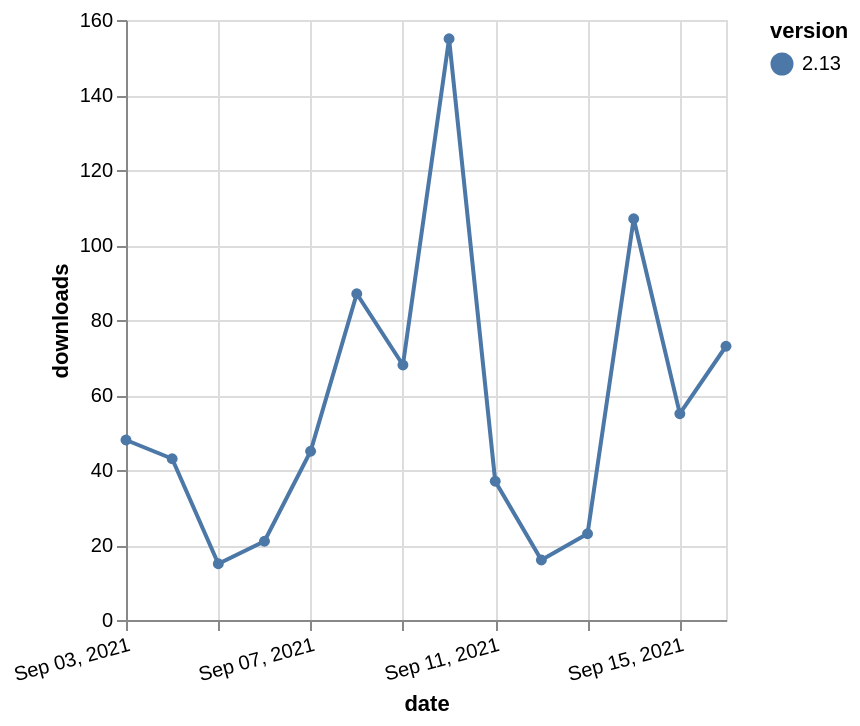

Express this chart as Vega-Lite.
### Vega-Lite specification from a JSON file in a GitHub repository (floating-point values rounded to 4 significant figures)
{"$schema": "https://vega.github.io/schema/vega-lite/v5.json", "description": "A simple bar chart with embedded data.", "data": {"values": [{"date": "2021-09-03", "total": 65074, "delta": 48, "version": "2.13"}, {"date": "2021-09-04", "total": 65117, "delta": 43, "version": "2.13"}, {"date": "2021-09-05", "total": 65132, "delta": 15, "version": "2.13"}, {"date": "2021-09-06", "total": 65153, "delta": 21, "version": "2.13"}, {"date": "2021-09-07", "total": 65198, "delta": 45, "version": "2.13"}, {"date": "2021-09-08", "total": 65285, "delta": 87, "version": "2.13"}, {"date": "2021-09-09", "total": 65353, "delta": 68, "version": "2.13"}, {"date": "2021-09-10", "total": 65508, "delta": 155, "version": "2.13"}, {"date": "2021-09-11", "total": 65545, "delta": 37, "version": "2.13"}, {"date": "2021-09-12", "total": 65561, "delta": 16, "version": "2.13"}, {"date": "2021-09-13", "total": 65584, "delta": 23, "version": "2.13"}, {"date": "2021-09-14", "total": 65691, "delta": 107, "version": "2.13"}, {"date": "2021-09-15", "total": 65746, "delta": 55, "version": "2.13"}, {"date": "2021-09-16", "total": 65819, "delta": 73, "version": "2.13"}]}, "width": "container", "mark": {"type": "line", "point": {"filled": true}}, "encoding": {"x": {"field": "date", "type": "temporal", "timeUnit": "yearmonthdate", "title": "date", "axis": {"labelAngle": -15}}, "y": {"field": "delta", "type": "quantitative", "title": "downloads"}, "color": {"field": "version", "type": "nominal"}, "tooltip": {"field": "delta"}}}
